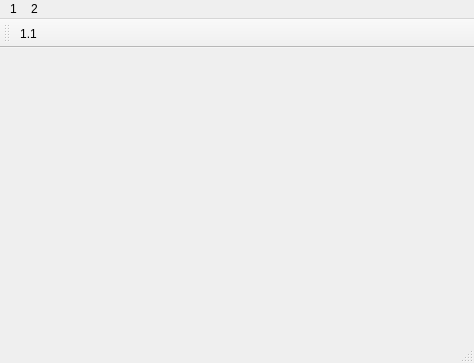
<?xml version="1.0" encoding="UTF-8"?>
<ui version="4.0">
 <class>MainWindow</class>
 <widget class="QMainWindow" name="MainWindow">
  <property name="geometry">
   <rect>
    <x>0</x>
    <y>0</y>
    <width>474</width>
    <height>363</height>
   </rect>
  </property>
  <property name="windowTitle">
   <string>MainWindow</string>
  </property>
  <property name="toolTip">
   <string/>
  </property>
  <property name="statusTip">
   <string/>
  </property>
  <widget class="QWidget" name="centralwidget"/>
  <widget class="QMenuBar" name="menubar">
   <property name="geometry">
    <rect>
     <x>0</x>
     <y>0</y>
     <width>474</width>
     <height>18</height>
    </rect>
   </property>
   <widget class="QMenu" name="menusss">
    <property name="title">
     <string>1</string>
    </property>
    <addaction name="action1_1"/>
    <addaction name="action1_2"/>
   </widget>
   <widget class="QMenu" name="menusss_2">
    <property name="title">
     <string>2</string>
    </property>
    <addaction name="action2_1"/>
   </widget>
   <addaction name="menusss"/>
   <addaction name="menusss_2"/>
  </widget>
  <widget class="QStatusBar" name="statusbar"/>
  <widget class="QToolBar" name="toolBar">
   <property name="windowTitle">
    <string>toolBar</string>
   </property>
   <attribute name="toolBarArea">
    <enum>TopToolBarArea</enum>
   </attribute>
   <attribute name="toolBarBreak">
    <bool>false</bool>
   </attribute>
   <addaction name="action1_1"/>
  </widget>
  <action name="action1_1">
   <property name="text">
    <string>1.1</string>
   </property>
  </action>
  <action name="action1_2">
   <property name="text">
    <string>1.2</string>
   </property>
  </action>
  <action name="action2_1">
   <property name="text">
    <string>2.1</string>
   </property>
  </action>
 </widget>
 <resources/>
 <connections/>
</ui>
